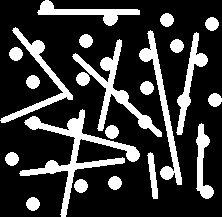
#> input picture TEMA3.1/puntosylineas.gif, 222 x 217 px
$ python ejercicio10.py
#> lines starting #> are read from the running program, lines starting #| are printed output that depends on the picture; after the words box and inside, x2 and y2 are one past the last pixel; in counts of white or black regions, pixels touching at a corner belong together
import cv2
import numpy as np
import matplotlib.pyplot as plt
from pathlib import Path
from PIL import Image


# Rutas de lectura y guardado
ruta_imagen = "puntosylineas.gif"
carpeta_resultados = "IMAGENES_EJERCICIO10/resultados"

Path(carpeta_resultados).mkdir(parents=True, exist_ok=True)


# Leer el GIF y convertirlo a escala de grises
try:
    imagen_pil = Image.open(ruta_imagen).convert("L")
#> imagen_pil is the input picture: PIL image 222x217 L; 22.2% white; 22 white regions, largest, box (x1, y1, x2, y2) and area: (19, 109, 140, 217) 2271, (72, 39, 162, 137) 1502, (139, 30, 182, 185) 1227
    imagen_gris = np.array(imagen_pil)
except FileNotFoundError:
    print(f"No se encontró la imagen: {ruta_imagen}")
    raise SystemExit(1)


# Binarizar: los elementos blancos quedan en 255 y el fondo en 0
_, binaria = cv2.threshold(
    imagen_gris,
    127,
    255,
    cv2.THRESH_BINARY
)


# Crear un elemento estructurante elíptico de 9 por 9 píxeles
elemento = cv2.getStructuringElement(
    cv2.MORPH_ELLIPSE,
    (9, 9)
)


# Aplicar apertura morfológica: erosión seguida de dilatación
erosion = cv2.erode(
    binaria,
    elemento,
    iterations=1
)
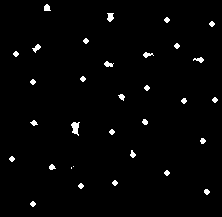
#> erosion: shape (217, 222); 1.8% white; 32 white regions (2 under 20 px), largest, box (x1, y1, x2, y2) and area: (71, 122, 80, 136) 76, (107, 13, 114, 22) 47, (32, 44, 41, 53) 39

puntos = cv2.dilate(
    erosion,
    elemento,
    iterations=1
)
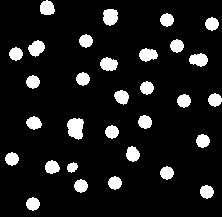
#> puntos: shape (217, 222); 10.2% white; 31 white regions, largest, box (x1, y1, x2, y2) and area: (67, 118, 84, 140) 285, (103, 9, 118, 26) 209, (28, 40, 45, 57) 193


# Restar los puntos detectados para conservar las líneas
lineas = cv2.subtract(
    binaria,
    puntos
)
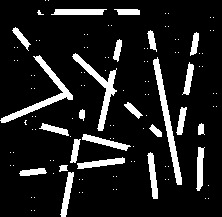
#> lineas: shape (217, 222); 12.1% white; 121 white regions (97 under 20 px), largest, box (x1, y1, x2, y2) and area: (153, 57, 182, 185) 769, (0, 55, 73, 123) 745, (72, 53, 117, 131) 671


# Combinar puntos y líneas para comprobar la separación
reconstruccion = cv2.bitwise_or(
    puntos,
    lineas
)


# Crear una imagen a color para distinguir los resultados:
# puntos en verde y líneas en rojo
resultado_color = np.zeros(
    (binaria.shape[0], binaria.shape[1], 3),
    dtype=np.uint8
)

resultado_color[puntos > 0] = (0, 255, 0)
resultado_color[lineas > 0] = (0, 0, 255)


# Ampliar el elemento estructurante para visualizarlo
elemento_ampliado = cv2.resize(
    elemento,
    (180, 180),
    interpolation=cv2.INTER_NEAREST
)


# Guardar las imágenes de salida
cv2.imwrite(
    f"{carpeta_resultados}/puntos_separados.png",
    puntos
)

cv2.imwrite(
    f"{carpeta_resultados}/lineas_separadas.png",
    lineas
)

cv2.imwrite(
    f"{carpeta_resultados}/resultado_coloreado.png",
    resultado_color
)
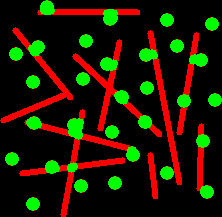
#> saved as resultado_coloreado.png: shape (217, 222, 3); mean B, G, R 0, 26, 30.7


# Mostrar las etapas del proceso
plt.figure(figsize=(15, 10))

plt.subplot(2, 4, 1)
plt.imshow(imagen_gris, cmap="gray")
plt.title("Imagen original")
plt.axis("off")

plt.subplot(2, 4, 2)
plt.imshow(binaria, cmap="gray")
plt.title("Imagen binarizada")
plt.axis("off")

plt.subplot(2, 4, 3)
plt.imshow(elemento_ampliado, cmap="gray")
plt.title("Elemento estructurante")
plt.axis("off")

plt.subplot(2, 4, 4)
plt.imshow(erosion, cmap="gray")
plt.title("Después de la erosión")
plt.axis("off")

plt.subplot(2, 4, 5)
plt.imshow(puntos, cmap="gray")
plt.title("Puntos separados")
plt.axis("off")

plt.subplot(2, 4, 6)
plt.imshow(lineas, cmap="gray")
plt.title("Líneas separadas")
plt.axis("off")

plt.subplot(2, 4, 7)
plt.imshow(reconstruccion, cmap="gray")
plt.title("Puntos y líneas combinados")
plt.axis("off")

plt.subplot(2, 4, 8)
plt.imshow(cv2.cvtColor(resultado_color, cv2.COLOR_BGR2RGB))
plt.title("Puntos verdes y líneas rojas")
plt.axis("off")

plt.tight_layout()

plt.savefig(
    f"{carpeta_resultados}/proceso_ejercicio_10.png",
    dpi=150
)
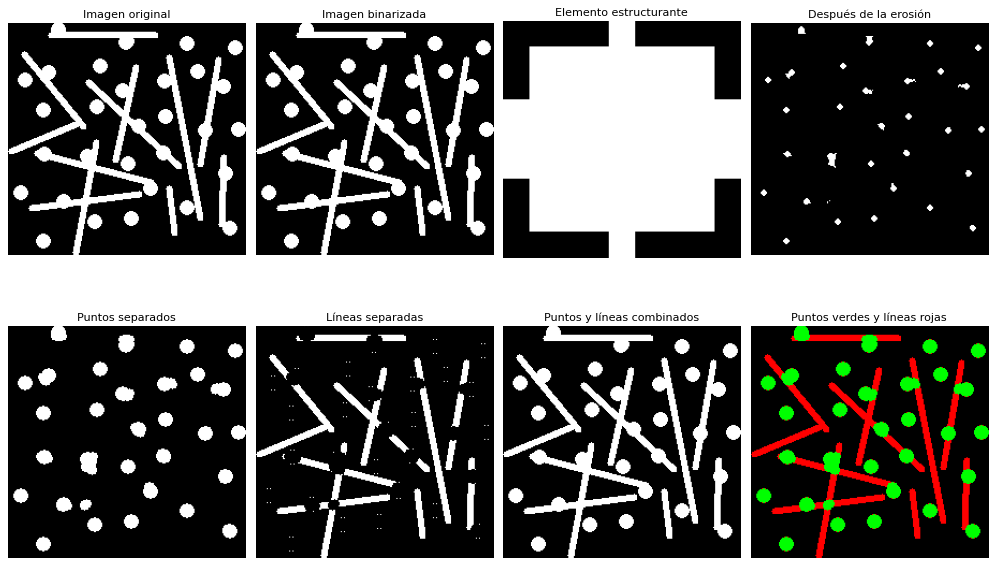
#> figure drawn by matplotlib, 8 panels

print(f"Resultados guardados en: {carpeta_resultados}")

plt.show()
